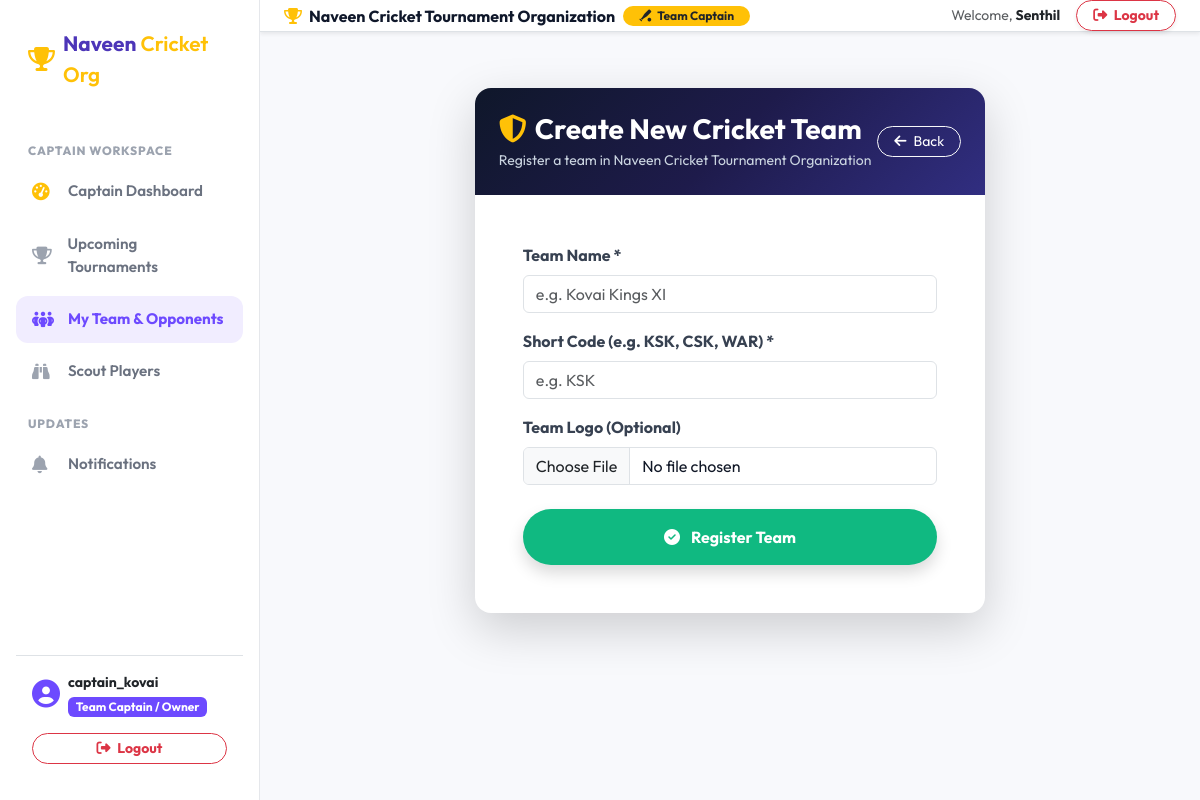
The page /teams/create/ (signed in) on the database its author committed.
### apps/accounts/models.py (models this page shows, shortened)
class User(AbstractUser):
    class Role(models.TextChoices):
        ADMIN = 'ADMIN', 'Super Admin / Organization Head'
        CAPTAIN = 'CAPTAIN', 'Team Captain / Owner'
        ORGANIZER = 'ORGANIZER', 'Tournament Organizer'
        PLAYER = 'PLAYER', 'Cricket Player'
    role = models.CharField(
        max_length=20,
        choices=Role.choices,
        default=Role.PLAYER
    )
    phone_number = models.CharField(max_length=15, blank=True, null=True)
    profile_picture = models.ImageField(upload_to='profile_pics/', blank=True, null=True)
    bio = models.TextField(blank=True, null=True)
    is_approved_organizer = models.BooleanField(default=True)
    created_at = models.DateTimeField(auto_now_add=True)
    @property
    def is_admin_role(self):
        return self.role == self.Role.ADMIN or self.is_superuser
    @property
    def is_captain_role(self):
        return self.role in [self.Role.CAPTAIN, self.Role.ORGANIZER] or (hasattr(self, 'created_teams') and self.created_teams.exists())

### apps/teams/views.py (the view)
# urls.py: path('create/', team_create_view, name='team_create'),
@login_required
def team_create_view(request):
    if request.method == 'POST':
        form = TeamForm(request.POST, request.FILES)
        if form.is_valid():
            team = form.save(commit=False)
            team.created_by = request.user
            team.save()
            if hasattr(request.user, 'player_profile'):
                profile = request.user.player_profile
                profile.current_team = team
                profile.player_status = PlayerProfile.Status.IN_TEAM
                profile.save()
                if not team.captain:
                    team.captain = profile
                    team.save()
            messages.success(request, f"Team '{team.name}' created successfully!")
            return redirect('captain_dashboard')
    else:
        form = TeamForm()
    return render(request, 'teams/team_form.html', {'form': form, 'title': 'Create New Cricket Team'})

### apps/teams/forms.py
class TeamForm(forms.ModelForm):
    class Meta:
        model = Team
        fields = ['name', 'short_code', 'logo', 'captain', 'vice_captain']
        widgets = {
            'name': forms.TextInput(attrs={'class': 'form-control', 'placeholder': 'e.g. Kovai Kings XI'}),
            'short_code': forms.TextInput(attrs={'class': 'form-control', 'placeholder': 'e.g. KSK'}),
            'logo': forms.FileInput(attrs={'class': 'form-control'}),
            'captain': forms.Select(attrs={'class': 'form-select'}),
            'vice_captain': forms.Select(attrs={'class': 'form-select'}),
        }

### apps/notifications/context_processors.py (called while the page is built)
def unread_notifications(request):
    if request.user.is_authenticated:
        unread_count = Notification.objects.filter(recipient=request.user, is_read=False).count()
        recent_notifications = Notification.objects.filter(recipient=request.user)[:5]
        return {
            'unread_notifications_count': unread_count,
            'recent_notifications': recent_notifications
        }
    return {
        'unread_notifications_count': 0,
        'recent_notifications': []
    }

### templates/teams/team_form.html (shortened to what this page needs)
{% extends 'base.html' %}
{% block content %}
<div class="row justify-content-center my-4">
    <div class="col-md-8 col-lg-7">
        <div class="card border-0 shadow-lg rounded-4 overflow-hidden bg-white">
            <div class="bg-navy p-4 text-white">
                <div class="d-flex justify-content-between align-items-center">
                    <div>
                        <h3 class="fw-bold mb-1"><i class="fa-solid fa-shield-halved text-warning me-2"></i>{{ title }}</h3>
                        <p class="small text-slate-300 mb-0">Register a team in Naveen Cricket Tournament Organization</p>
                    </div>
                    <a href="{% url 'team_list' %}" class="btn btn-sm btn-outline-light rounded-pill px-3">
                        <i class="fa-solid fa-arrow-left me-1"></i> Back
                    </a>
                </div>
            </div>
            <div class="card-body p-4 p-md-5">
                <form method="post" enctype="multipart/form-data">
                    <div class="mb-3">
                        <label class="form-label fw-bold text-navy">Team Name *</label>
                        {{ form.name }}
                    </div>
                    <div class="mb-3">
                        <label class="form-label fw-bold text-navy">Short Code (e.g. KSK, CSK, WAR) *</label>
                        {{ form.short_code }}
                    </div>
                    <div class="mb-4">
                        <label class="form-label fw-bold text-navy">Team Logo (Optional)</label>
                        {{ form.logo }}
                    </div>
                    <button type="submit" class="btn btn-emerald w-100 py-3 rounded-pill shadow fw-bold">
                        <i class="fa-solid fa-check-circle me-2"></i> Register Team
                    </button>
                </form>
            </div>
        </div>
    </div>
</div>
{% endblock %}

### templates/base.html (shortened to what this page needs)
{% load static %}
<!DOCTYPE html>
<html lang="en">
<head>
    <link href="https://cdn.jsdelivr.net/npm/bootstrap@5.3.2/dist/css/bootstrap.min.css" rel="stylesheet">
    <link rel="stylesheet" href="https://cdnjs.cloudflare.com/ajax/libs/font-awesome/6.4.2/css/all.min.css">
    <link rel="stylesheet" href="{% static 'css/style.css' %}">
</head>
<body>
    <div class="app-wrapper">
        {% if user.is_authenticated and request.resolver_match.url_name != 'login' and request.resolver_match.url_name != 'register' %}
            <aside class="app-sidebar d-none d-lg-flex">
                <a href="{% url 'home' %}" class="sidebar-brand">
                    <i class="fa-solid fa-trophy text-warning"></i>
                    <span class="fw-bold">Naveen<span class="text-warning fw-semibold"> Cricket Org</span></span>
                </a>
                <ul class="sidebar-menu">
                    {% if user.is_admin_role %}
                        <div class="sidebar-section-title">Super Admin Workspace</div>
                        <li class="sidebar-item">
                            <a href="{% url 'admin_dashboard' %}" class="sidebar-link {% if 'dashboard/admin' in request.path %}active{% endif %}">
                                <i class="fa-solid fa-gauge-high text-danger"></i> Admin Dashboard
                            </a>
                        </li>
                        <li class="sidebar-item">
                            <a href="{% url 'tournament_list' %}" class="sidebar-link {% if 'tournaments' in request.path %}active{% endif %}">
                                <i class="fa-solid fa-trophy text-warning"></i> Tournaments & Fixtures
                            </a>
                        </li>
                        <li class="sidebar-item">
                            <a href="{% url 'tournament_create' %}" class="sidebar-link {% if 'tournaments/create' in request.path %}active{% endif %}">
                                <i class="fa-solid fa-plus-circle text-success"></i> Create Tournament
                            </a>
                        </li>
                        <li class="sidebar-item">
                            <a href="{% url 'team_list' %}" class="sidebar-link {% if 'teams' in request.path %}active{% endif %}">
                                <i class="fa-solid fa-people-group"></i> Registered Teams
                            </a>
                        </li>
                        <li class="sidebar-item">
                            <a href="{% url 'player_list' %}" class="sidebar-link {% if 'players' in request.path and 'edit' not in request.path %}active{% endif %}">
                                <i class="fa-solid fa-user-ninja"></i> Players Directory
                            </a>
                        </li>
                    {% elif user.is_captain_role %}
                        <div class="sidebar-section-title">Captain Workspace</div>
                        <li class="sidebar-item">
                            <a href="{% url 'captain_dashboard' %}" class="sidebar-link {% if 'captain' in request.path %}active{% endif %}">
                                <i class="fa-solid fa-gauge-high text-warning"></i> Captain Dashboard
                            </a>
                        </li>
                        <li class="sidebar-item">
                            <a href="{% url 'tournament_list' %}" class="sidebar-link {% if 'tournaments' in request.path %}active{% endif %}">
                                <i class="fa-solid fa-trophy"></i> Upcoming Tournaments
                            </a>
                        </li>
                        <li class="sidebar-item">
                            <a href="{% url 'team_list' %}" class="sidebar-link {% if 'teams' in request.path %}active{% endif %}">
                                <i class="fa-solid fa-people-group"></i> My Team & Opponents
                            </a>
                        </li>
                        <li class="sidebar-item">
                            <a href="{% url 'player_list' %}" class="sidebar-link {% if 'players' in request.path and 'edit' not in request.path %}active{% endif %}">
                                <i class="fa-solid fa-binoculars"></i> Scout Players
                            </a>
                        </li>
                    {% endif %}
                    <div class="sidebar-section-title">Updates</div>
                    <li class="sidebar-item">
                        <a href="{% url 'notification_list' %}" class="sidebar-link {% if 'notifications' in request.path %}active{% endif %}">
                            <i class="fa-solid fa-bell"></i> Notifications
                        </a>
                    </li>
                </ul>
                <div class="sidebar-user mt-auto p-3 border-top">
                    <div class="d-flex align-items-center mb-3">
                        <i class="fa-solid fa-circle-user fs-3 text-purple me-2"></i>
                        <div class="overflow-hidden">
                            <strong class="d-block text-truncate text-dark small">{{ user.username }}</strong>
                            <small class="badge bg-purple">{{ user.get_role_display }}</small>
                        </div>
                    </div>
                    <form method="post" action="{% url 'logout' %}">
                        <button type="submit" class="btn btn-sm btn-outline-danger w-100 rounded-pill fw-bold">
                            <i class="fa-solid fa-right-from-bracket me-1"></i> Logout
                        </button>
                    </form>
                </div>
            </aside>
        {% endif %}
        <div class="app-content" >
            {% if user.is_authenticated and request.resolver_match.url_name != 'login' and request.resolver_match.url_name != 'register' %}
                <div class="d-none d-lg-flex justify-content-between align-items-center bg-white border-bottom px-4 py-2.5 shadow-sm">
                    <div class="d-flex align-items-center gap-2">
                        <span class="fw-bold text-navy fs-6"><i class="fa-solid fa-trophy text-warning me-1"></i> Naveen Cricket Tournament Organization</span>
                        {% if user.is_admin_role %}
                            <span class="badge bg-danger rounded-pill px-3 py-1"><i class="fa-solid fa-crown me-1"></i> Super Admin</span>
                        {% elif user.is_captain_role %}
                            <span class="badge bg-warning text-dark rounded-pill px-3 py-1"><i class="fa-solid fa-baseball-bat-ball me-1"></i> Team Captain</span>
                        {% else %}
                            <span class="badge bg-success rounded-pill px-3 py-1"><i class="fa-solid fa-user-ninja me-1"></i> Cricket Player</span>
                        {% endif %}
                    </div>
                    <div class="d-flex align-items-center gap-3">
                        <span class="small text-muted">Welcome, <strong class="text-dark">{{ user.first_name|default:user.username }}</strong></span>
                        <form method="post" action="{% url 'logout' %}" class="d-inline">
                            <button type="submit" class="btn btn-outline-danger btn-sm rounded-pill px-3 fw-bold shadow-sm">
                                <i class="fa-solid fa-right-from-bracket me-1"></i> Logout
                            </button>
                        </form>
                    </div>
                </div>
            {% endif %}
            <main class="container-fluid px-4 my-3 flex-grow-1">
                {% block content %}{% endblock %}
            </main>
        </div>
    </div>
</body>
</html>

### static/css/style.css (style rules this page uses)
:root { --primary-purple: #6D4AFF; --primary-purple-hover: #5b3be0; --dark-purple: #4C35B8; --light-purple: #F1EDFF; --bg-page: #F8F9FC; --card-bg: #FFFFFF; --card-border: #E5E7EB; --text-main: #1F2937; --text-muted: #6B7280; --sidebar-width: 260px; }
body { font-family: 'Outfit', -apple-system, BlinkMacSystemFont, 'Segoe UI', Roboto, sans-serif; background-color: var(--bg-page); color: var(--text-main); display: flex; flex-direction: column; min-height: 100vh; }
.app-wrapper { display: flex; width: 100%; min-height: 100vh; }
.app-sidebar { width: var(--sidebar-width); background-color: #ffffff; border-right: 1px solid var(--card-border); position: fixed; top: 0; bottom: 0; left: 0; z-index: 1030; display: flex; flex-direction: column; padding: 1.25rem 1rem; transition: all 0.3s ease; }
.sidebar-brand { font-size: 1.3rem; font-weight: 800; color: var(--dark-purple); text-decoration: none; display: flex; align-items: center; padding: 0.5rem 0.75rem; margin-bottom: 1.5rem; }
.sidebar-brand i { color: var(--primary-purple); font-size: 1.5rem; margin-right: 0.5rem; }
.sidebar-menu { list-style: none; padding: 0; margin: 0; flex-grow: 1; }
.sidebar-item { margin-bottom: 0.35rem; }
.sidebar-link { display: flex; align-items: center; padding: 0.75rem 1rem; color: var(--text-muted); font-weight: 600; font-size: 0.95rem; text-decoration: none; border-radius: 12px; transition: all 0.2s ease; }
.sidebar-link i { font-size: 1.1rem; width: 24px; margin-right: 0.75rem; color: #9CA3AF; transition: color 0.2s ease; }
.sidebar-link.active { color: var(--primary-purple); background-color: var(--light-purple); font-weight: 700; }
.sidebar-link.active i { color: var(--primary-purple); }
.sidebar-section-title { font-size: 0.75rem; font-weight: 800; text-transform: uppercase; letter-spacing: 0.8px; color: #9CA3AF; margin: 1.25rem 0 0.5rem 0.75rem; }
.sidebar-user { padding: 1rem 0.75rem; border-top: 1px solid var(--card-border); margin-top: auto; }
.app-content { flex-grow: 1; margin-left: var(--sidebar-width); display: flex; flex-direction: column; min-height: 100vh; }
.text-purple { color: var(--primary-purple) !important; }
.bg-purple { background-color: var(--primary-purple) !important; color: #ffffff !important; }
.btn-emerald { background-color: #10B981 !important; color: #ffffff !important; border: none; font-weight: 600; }
.bg-navy { background: linear-gradient(135deg, #0f172a 0%, #1e1b4b 50%, #312e81 100%) !important; color: #ffffff !important; }
.bg-navy * { color: inherit; }
.bg-navy .text-slate-300 { color: #cbd5e1 !important; }
.text-navy { color: #0f172a !important; }
.form-select, .form-control { color: #111827 !important; background-color: #ffffff !important; }
label, .form-label { color: #374151 !important; }

### rows shown on the page
User: username "captain_kovai", role "Team Captain / Owner", first_name "Senthil"

### other values the page prints
{{ title }} "Create New Cricket Team"
